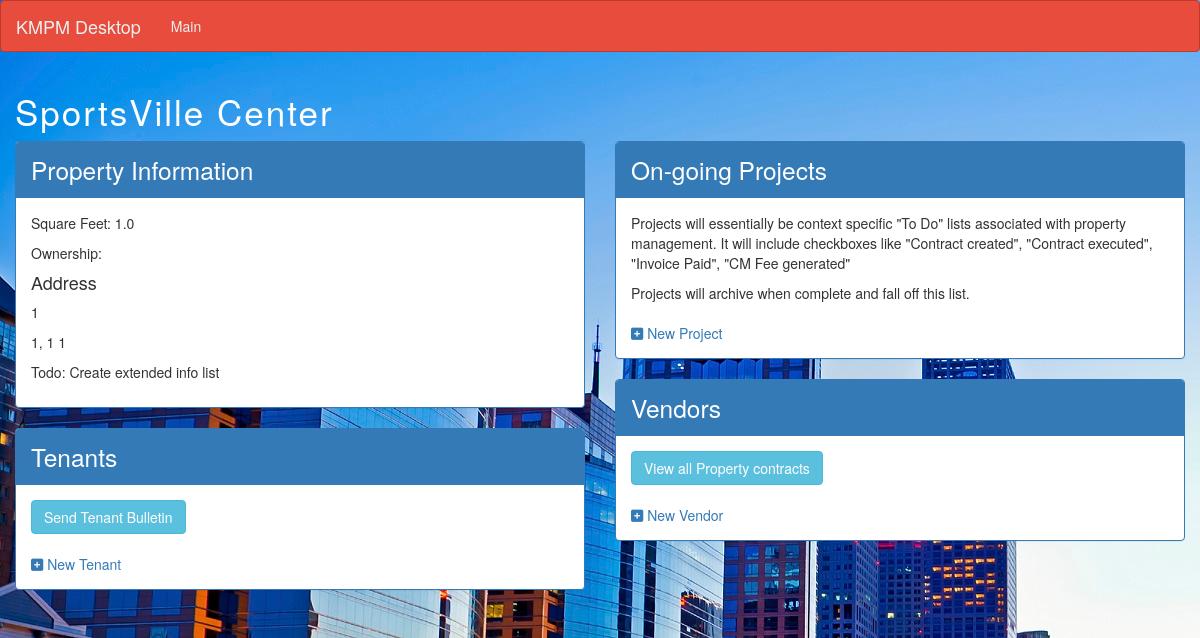
The app's page /propdesk/prop/3/ with its own data.
### propdesk/models.py (models this page shows, shortened)
class Property (models.Model):
    portfolio = models.ForeignKey(Portfolio, on_delete=models.CASCADE)
    prop_name = models.CharField(max_length=250, unique=True)
    property_sf = models.FloatField()
    property_address = models.CharField(max_length=100)
    property_city = models.CharField(max_length=100)
    property_state = models.CharField(max_length=100)
    property_zip = models.CharField(max_length=100)

### propdesk/views.py (the view)
# urls.py: url(r'^prop/(?P<property_id>[0-9]+)/$', views.prop, name="prop"),
def prop(request, property_id):
    property = get_object_or_404(Property, pk=property_id)
    property_related = Property.objects.prefetch_related('property_set').all()
    return render(request, 'propdesk/prop.html', {'property': property, 'property_related': property_related })

### propdesk/templates/propdesk/prop.html (shortened to what this page needs)
{% load staticfiles %}
<!DOCTYPE html>
<html lang="en">
<head>
    <link rel="stylesheet" href="{% static 'propdesk/bootstrap.min.css' %}" />
    <link rel="stylesheet" href="{% static 'propdesk/style.css' %}" />
</head>
<body>
{% include 'propdesk/nav.html' %}
<div class="container-fluid">
    <h1>{{property.prop_name}}</h1>
    <div class="row">
        <div class="col-md-6">
            <div class="row">
                <div class="col-md-12">
                    <div class="panel panel-primary">
                        <div class="panel-heading">Property Information</div>
                        <div class="panel-body propbody">
                            <p>Square Feet: {{property.property_sf}}</p>
                            <p>Ownership: </p>
                            <h4>Address</h4>
                            <p> {{property.property_address}}</p>
                            <p> {{property.property_city}}, {{property.property_state}} {{property.property_zip}}</p>
                            <p> Todo: Create extended info list</p>
                        </div>
                    </div>
                </div>
                <div class="col-md-12">
                    <div class="panel panel-primary">
                        <div class="panel-heading">Tenants</div>
                        <div class="panel-body">
                            <button class="btn btn-info">Send Tenant Bulletin</button>
                            <a href="{% url 'propdesk:tenant_new' %}" class="top-menu"><i class="fa fa-plus-square" aria-hidden="true"></i> New Tenant</a>
                        </div>
                    </div>
                </div>
            </div>
        </div>
        <div class="col-md-6">
            <div class="row">
                <div class="col-md-12">
                    <div class="panel panel-primary">
                        <div class="panel-heading">On-going Projects</div>
                        <div class="panel-body">
                            <p> Projects will essentially be context specific "To Do" lists associated with property management.  It will include checkboxes like "Contract created", "Contract executed", "Invoice Paid", "CM Fee generated" </p>
                            <p> Projects will archive when complete and fall off this list.</p>
                            <a href="{% url 'propdesk:project_new' %}" class="top-menu"><i class="fa fa-plus-square" aria-hidden="true"></i> New Project</a>
                        </div>
                    </div>
                </div>
                <div class="col-md-12">
                    <div class="panel panel-primary">
                        <div class="panel-heading">Vendors</div>
                        <div class="panel-body">
                            <button class="btn btn-info">View all Property contracts</button>
                            <a href="{% url 'propdesk:vendor_new' %}" class="top-menu"><i class="fa fa-plus-square" aria-hidden="true"></i> New Vendor</a>
                        </div>
                    </div>
                </div>
            </div>
        </div>
    </div>
</div>
</body>

### propdesk/static/propdesk/style.css (style rules this page uses)
body { background-image: url('background.jpg'); background-repeat: no-repeat; background-attachment: fixed; }
.panel-heading { font-size: 1.75em !important; }
h1 { color: #ffffff !important; font-size: 2.5em; letter-spacing: 2px; }

### records on screen
Property: prop_name "SportsVille Center", property_sf "1.0", property_address "1", property_city "1", property_state "1", property_zip "1"
